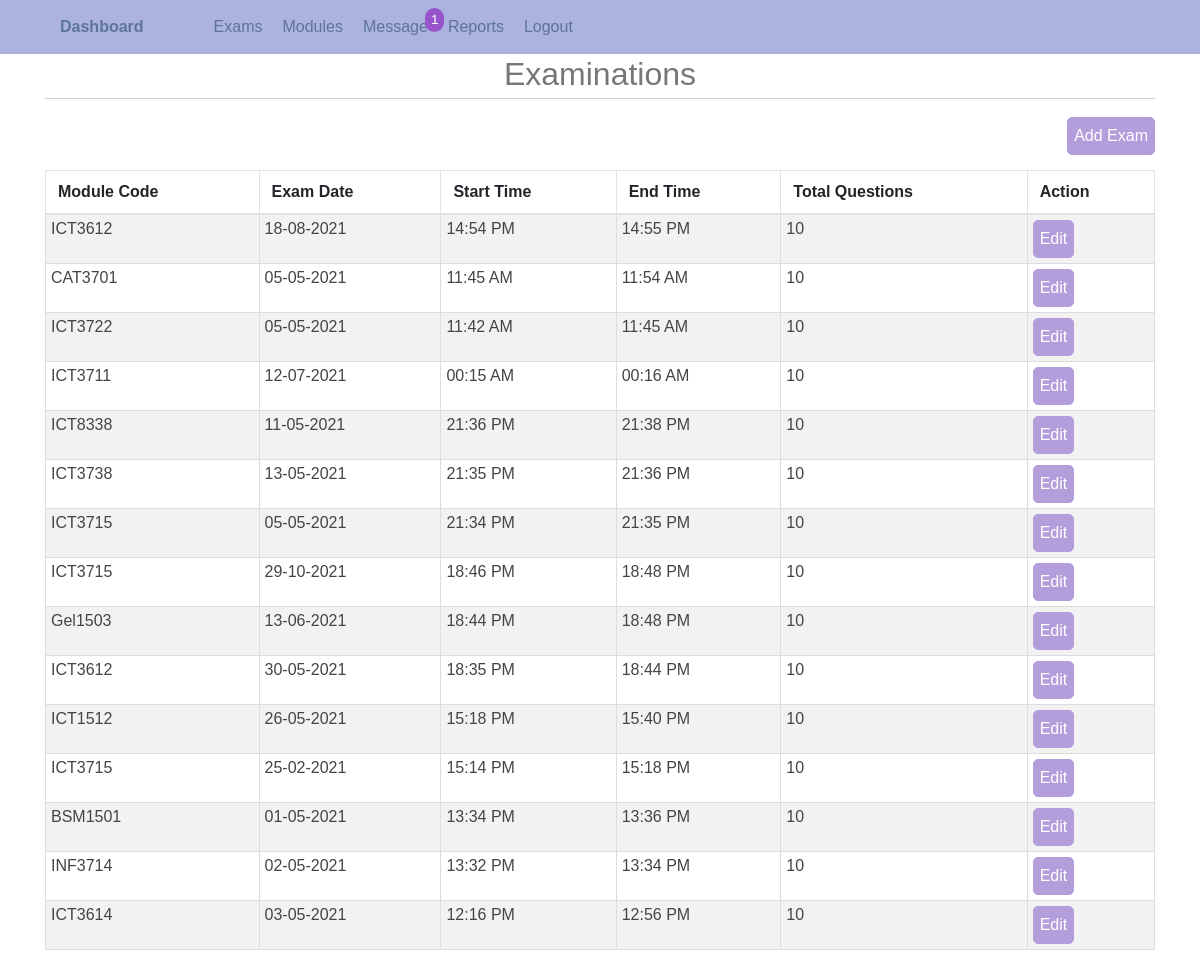
The app's page /admin/exams.php with its own data.
### tables this page shows
CREATE TABLE `exam` (
  `exam_ID` int(11) NOT NULL,
  `moduleCode` varchar(53) DEFAULT NULL,
  `exam_Date` date DEFAULT NULL,
  `StartTime` time DEFAULT NULL,
  `CompletionTime` time DEFAULT NULL,
  `exam_type` varchar(10) NOT NULL,
  `num_Question` tinyint(10) DEFAULT NULL
);

### config/config.php (called while the page is built, shortened)
<?php
	abstract class DBConnection {
		private $conn = null;
		private function db_init() {
			try {
				$this->conn = new PDO("mysql:host=".self::DB_HOST.";dbname=".self::DB_NAME, self::DB_USER, self::DB_PASSWORD);
			}
			catch(PDOException $e) {
				echo "DATABSE ERROR: ". $e->getMessage();
			}
			return $this->conn;
		}
		public function connect() {
			return $this->db_init();
		}
	}
?>

### model/examModel.php (called while the page is built, shortened)
<?php
class Exam extends DBConnection {
	private $conn = null;
	public function __construct() {
		$this->conn = parent::connect();
	}
	public function getAllExams() {
		$stmt = $this->conn->prepare("SELECT * FROM `exam` ORDER BY exam_ID DESC LIMIT 15");
		$stmt->execute();
		if($stmt->rowCount() > 0) {
			return $stmt->fetchAll(PDO::FETCH_OBJ);
		}
		else {
			return false;
		}
	}
	public function readNotifications() {
		$parts = array();
		$data = file("../notifications/messages.csv");
		foreach ($data as $items) {
			$parts[] = explode(',', $items);
		}
		return $parts;
	}
}
?>

### admin/exams.php (the view, shortened to what this page needs)
<?php
include('header.php');
include('menubar.php');
$exams = $exam->getAllExams();
?>
<div class="container">
	<h3 class="page-header">Examinations</h3>
	<a href="createexam.php" style="float: right; margin: 10px auto 15px auto; text-decoration: none;" class="btn">Add Exam</a>
	<div class="">
		<table class="table table-bordered table-striped">
			<thead>
				<th>Module Code</th><th>Exam Date</th>
				<th>Start Time</th><th>End Time</th>
				<th>Total Questions</th><th>Action</th>
			</thead>
			<tbody>
				<?php foreach($exams as $data): ?>
				<tr>
					<td><?php echo $data->moduleCode; ?></td>
					<td><?php echo date('d-m-Y', strtotime( $data->exam_Date)); ?></td>
					<td><?php echo date('H:i A', strtotime($data->StartTime)); ?></td>
					<td><?php echo date('H:i A', strtotime($data->CompletionTime)); ?></td>
					<td><?php echo $data->num_Question; ?></td>
					<td><a href="edit_exam.php?action=edit&id=<?php echo $data->exam_ID; ?>" class="btn">Edit</a></td>
				</tr>
				<?php endforeach; ?>
			</tbody>
		</table>
	</div>
</div>

### admin/header.php (shortened to what this page needs)
<?php
$ROOT = $_SERVER['DOCUMENT_ROOT']."/"."project_lebo/";
require_once($ROOT."config/config.php");
require_once($ROOT."/model/reportsModel.php");
require_once($ROOT."/model/examModel.php");
$exam = new Exam();
$messages = $exam->readNotifications();
$messageCount = ($messages != false) ? count($messages) : '0';
?>
<link rel="stylesheet" type="text/css" href="../assets/css/bootstrap.min.css">
<link rel="stylesheet" type="text/css" href="../assets/font-awesome/css/font-awesome.min.css">
<link rel="stylesheet" type="text/css" href="../assets/styles.css">
<link rel="stylesheet" type="text/css" href="../assets/datatables/datatables.min.css">

### admin/menubar.php (shortened to what this page needs)
<nav class="nav">
	<li class="brand"><a href="index.php">Dashboard</a></li>
	<li><a href="exams.php">Exams</a></li>
	<li><a href="modules.php">Modules</a></li>
	<li><a href="messages.php">Message <span class="inbox"><?php echo $messageCount; ?></span></a></li>
	<li><a href="reports.php">Reports</a></li>
	<li><a href="login.php">Logout</a></li>
</nav>

### assets/styles.css (style rules this page uses)
.nav { width: 100%; position: fixed; top: 0; left: 0; background-color: #abb3de; color: #fff; padding: 0 50px; }
.brand { font-weight: bold; float: left; margin-right: 50px; }
.nav li { list-style-type: none; display: inline-block; padding: 15px 0; }
.nav li a { padding: 15px 10px; text-decoration: none; color: #5d7599; }
.page-header { font-size: 2em; color: #777; text-align: center; border-bottom: thin solid #ccc; margin-top: 50px; padding: 5px 0; }
.table { border-collapse: collapse; width: 100%; margin-top: 15px; border-bottom: thin solid #777; border-color: #bbb; }
.table tr td { border: thin solid #bbb; border-color: #ddd; color: #444; padding: 5px; }
.btn { background-color: #B39DDB; color: #fff; border: thin solid #B39DDB; padding: 6px; border-radius: 5px; cursor: pointer; }

### admin/menubar.php (style rules this page uses)
.inbox { position: absolute; margin-left: -3px; top: 8px; background-color: #9754cb !important; color: #fff; font-size: .85em; border-radius: 50px; padding: 2px 6px; }

### records on screen
exam: moduleCode "ICT3612", exam_Date "18-08-2021", StartTime "14:54 PM", CompletionTime "14:55 PM", num_Question "10"
exam: moduleCode "CAT3701", exam_Date "05-05-2021", StartTime "11:45 AM", CompletionTime "11:54 AM", num_Question "10"
exam: moduleCode "ICT3722", exam_Date "05-05-2021", StartTime "11:42 AM", CompletionTime "11:45 AM", num_Question "10"
exam: moduleCode "ICT3711", exam_Date "12-07-2021", StartTime "00:15 AM", CompletionTime "00:16 AM", num_Question "10"
exam: moduleCode "ICT8338", exam_Date "11-05-2021", StartTime "21:36 PM", CompletionTime "21:38 PM", num_Question "10"
exam: moduleCode "ICT3738", exam_Date "13-05-2021", StartTime "21:35 PM", CompletionTime "21:36 PM", num_Question "10"
exam: moduleCode "ICT3715", exam_Date "05-05-2021", StartTime "21:34 PM", CompletionTime "21:35 PM", num_Question "10"
exam: moduleCode "ICT3715", exam_Date "29-10-2021", StartTime "18:46 PM", CompletionTime "18:48 PM", num_Question "10"
exam: moduleCode "Gel1503", exam_Date "13-06-2021", StartTime "18:44 PM", CompletionTime "18:48 PM", num_Question "10"
exam: moduleCode "ICT3612", exam_Date "30-05-2021", StartTime "18:35 PM", CompletionTime "18:44 PM", num_Question "10"
exam: moduleCode "ICT1512", exam_Date "26-05-2021", StartTime "15:18 PM", CompletionTime "15:40 PM", num_Question "10"
exam: moduleCode "ICT3715", exam_Date "25-02-2021", StartTime "15:14 PM", CompletionTime "15:18 PM", num_Question "10"
exam: moduleCode "BSM1501", exam_Date "01-05-2021", StartTime "13:34 PM", CompletionTime "13:36 PM", num_Question "10"
exam: moduleCode "INF3714", exam_Date "02-05-2021", StartTime "13:32 PM", CompletionTime "13:34 PM", num_Question "10"
exam: moduleCode "ICT3614", exam_Date "03-05-2021", StartTime "12:16 PM", CompletionTime "12:56 PM", num_Question "10"

### other values on screen
$messageCount "1"
